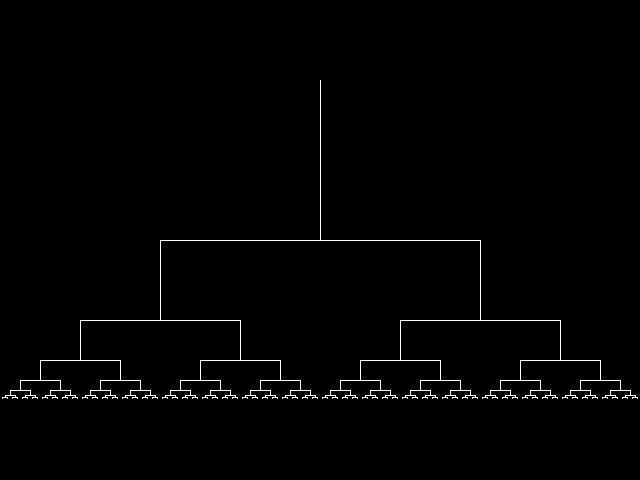
Frame 1 (no input)
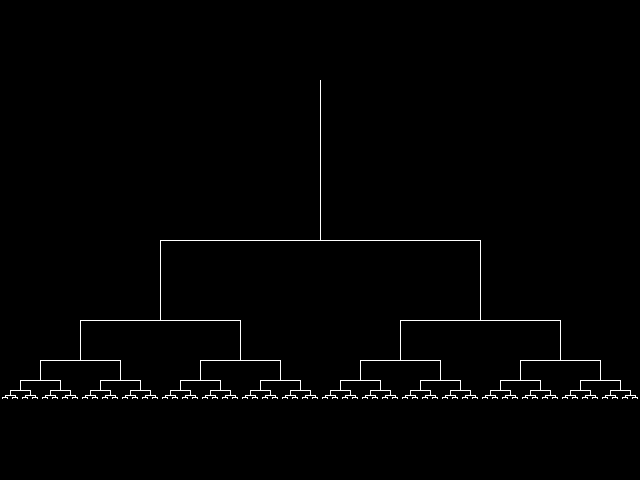
Frame 2 (the mouse pressed at the canvas centre, redrawn once)

The Processing sketch that drew these frames (run headless with seeded random() and noise(); the mouse was pressed at the canvas centre and the sketch redrawn once):

// Processing sketch: tree2
// ── tree2.pde
/**
 * tree2, Structure of a Binary Tree
 */
 
/**
 * Set up screen 
 */
void setup() {
  
  size(640, 480);
  background(0, 0, 0);
  stroke(255);  
  noLoop(); 

}

/**
 * Map x coordinates to the screen width
 */
float mapX(float value) {
 return map(value, -2, 2, 0, width); 
}

/**
 * Map y coordinates to the screen height
 */
float mapY(float value) {
 return map(value, -0.5, 2.5, 0, height); 
}

/**
 * Draw fractal
 */
void draw() {
 
 for (int k = 1; k <= 7; k++) {
   
   float h = pow(2, -k + 1);
   
   line(mapX(0), mapY(0), mapX(0), mapY(1));
   
   for (int l = 1; l <= int(pow(2, k)); l++) {
     
     float x = -2 + (4 * l -2) * h;
     float y = 2 - h;
     
     line(mapX(x - h), mapY(y + h / 2), mapX(x - h), mapY(y));
     line(mapX(x - h), mapY(y), mapX(x + h), mapY(y));
     line(mapX(x + h), mapY(y), mapX(x + h), mapY(y + h / 2));     
     
   }

 }
  
}
